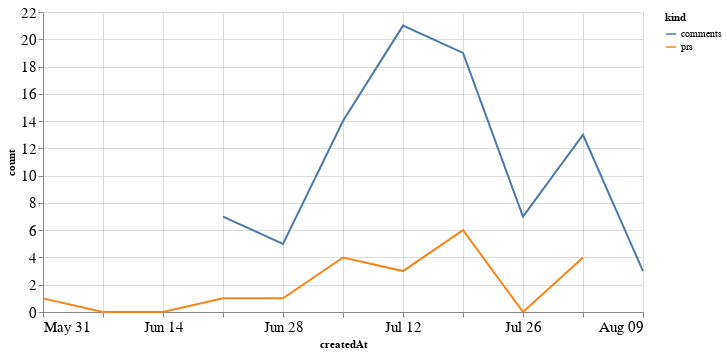

The notebook cell this image was saved under:
### Code cell
alt.Chart(total_time, width=600).mark_line().encode(
    x='createdAt',
    y='count',
    color='kind'
)

### Figure 1 — Vega-Lite specification as saved in the notebook (floating-point values rounded to 4 significant figures)
{"config": {"axisLeft": {"labelFontSize": 15}, "axisBottom": {"labelFontSize": 15}}, "data": {"name": "data-f79ae9d2abf6be18b18fe7789fd005ca"}, "mark": "line", "encoding": {"color": {"type": "nominal", "field": "kind"}, "x": {"type": "temporal", "field": "createdAt"}, "y": {"type": "quantitative", "field": "count"}}, "width": 600, "$schema": "https://vega.github.io/schema/vega-lite/v4.8.1.json", "datasets": {"data-f79ae9d2abf6be18b18fe7789fd005ca": [{"createdAt": "2020-05-31T00:00:00", "kind": "prs", "count": 1.0}, {"createdAt": "2020-06-07T00:00:00", "kind": "prs", "count": 0.0}, {"createdAt": "2020-06-14T00:00:00", "kind": "prs", "count": 0.0}, {"createdAt": "2020-06-21T00:00:00", "kind": "prs", "count": 1.0}, {"createdAt": "2020-06-28T00:00:00", "kind": "prs", "count": 1.0}, {"createdAt": "2020-07-05T00:00:00", "kind": "prs", "count": 4.0}, {"createdAt": "2020-07-12T00:00:00", "kind": "prs", "count": 3.0}, {"createdAt": "2020-07-19T00:00:00", "kind": "prs", "count": 6.0}, {"createdAt": "2020-07-26T00:00:00", "kind": "prs", "count": 0.0}, {"createdAt": "2020-08-02T00:00:00", "kind": "prs", "count": 4.0}, {"createdAt": "2020-08-09T00:00:00", "kind": "prs", "count": null}, {"createdAt": "2020-05-31T00:00:00", "kind": "comments", "count": null}, {"createdAt": "2020-06-07T00:00:00", "kind": "comments", "count": null}, {"createdAt": "2020-06-14T00:00:00", "kind": "comments", "count": null}, {"createdAt": "2020-06-21T00:00:00", "kind": "comments", "count": 7.0}, {"createdAt": "2020-06-28T00:00:00", "kind": "comments", "count": 5.0}, {"createdAt": "2020-07-05T00:00:00", "kind": "comments", "count": 14.0}, {"createdAt": "2020-07-12T00:00:00", "kind": "comments", "count": 21.0}, {"createdAt": "2020-07-19T00:00:00", "kind": "comments", "count": 19.0}, {"createdAt": "2020-07-26T00:00:00", "kind": "comments", "count": 7.0}, {"createdAt": "2020-08-02T00:00:00", "kind": "comments", "count": 13.0}, {"createdAt": "2020-08-09T00:00:00", "kind": "comments", "count": 3.0}]}}
